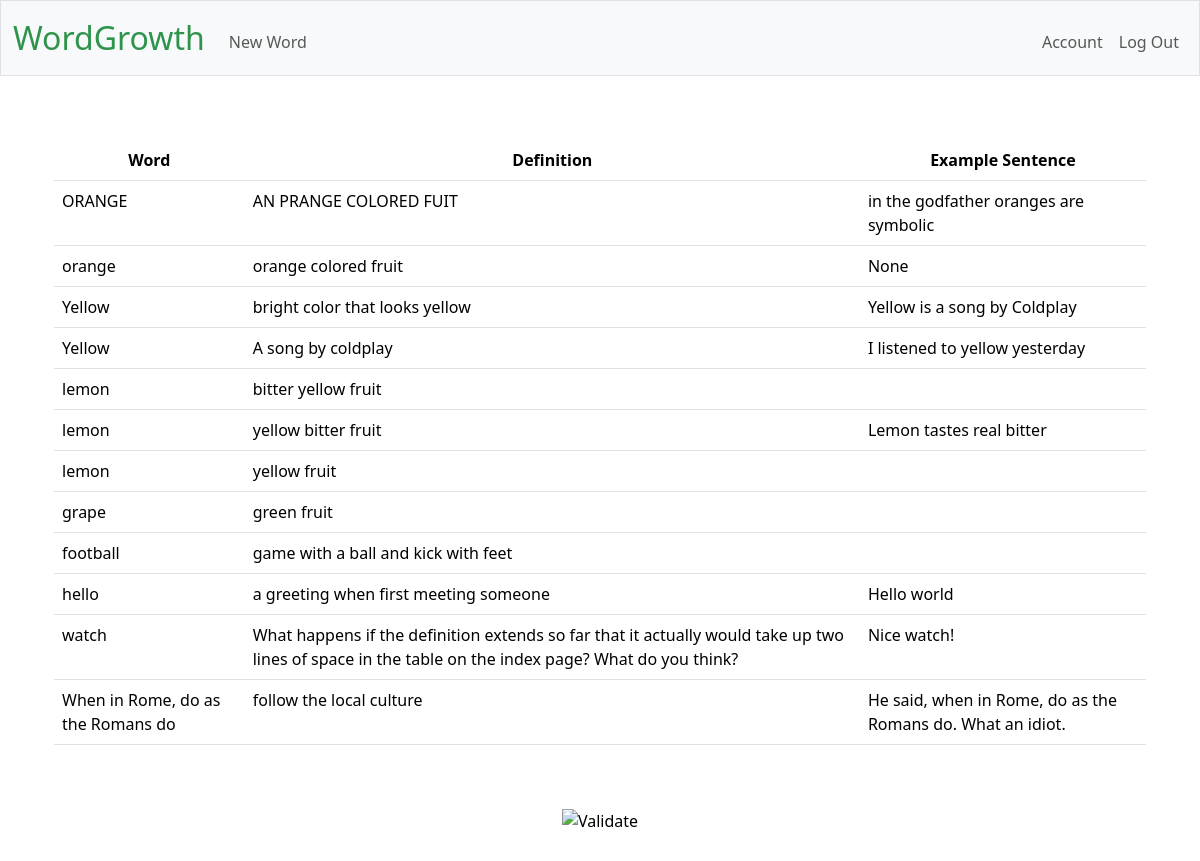
Page / (signed in) on the earlier database version.
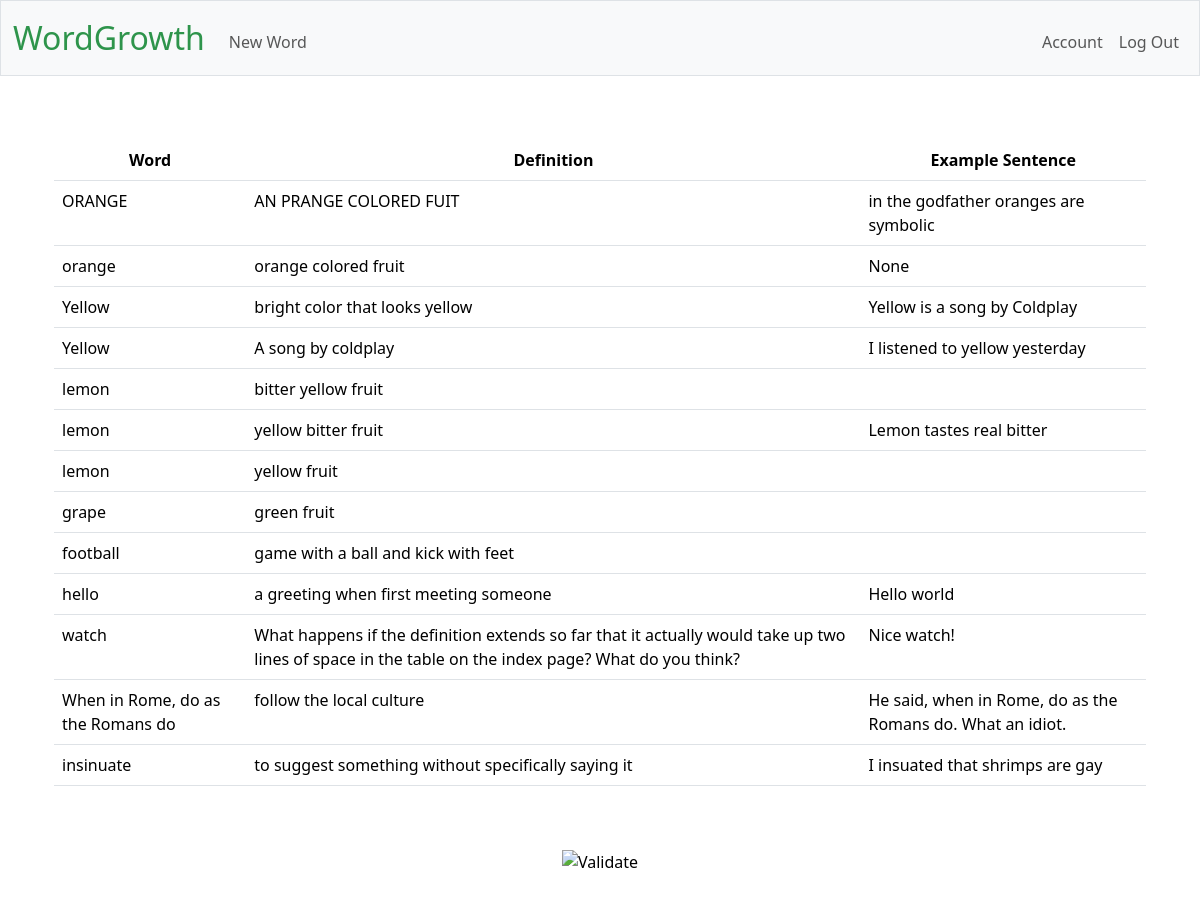
Same page on the later database version.
### tables this page shows
CREATE TABLE "vocabulary" (id INTEGER PRIMARY KEY AUTOINCREMENT, user_id INTEGER, word TEXT NOT NULL, definition TEXT, notes TEXT, example_sentence TEXT, example_media TEXT, FOREIGN KEY (user_id) REFERENCES users(id));

### app.py (the view)
@app.route("/")
def show_words():
    conn = get_db_connection()
    cursor = conn.cursor()
    if not session.get("user_id"):
        return redirect(url_for("login"))
    else:
        cursor.execute(
            "SELECT * FROM vocabulary WHERE user_id = ?", [session['user_id']]
            )
        conn.commit()
        rows = cursor.fetchall()
        return render_template("index.html", rows=rows)

### app.py (called while the page is built)
@app.teardown_appcontext
def close_db_connection(exception):
    db = g.pop('db', None)
    if db is not None:
        db.close()

### helpers.py (called while the page is built)
def get_db_connection():
    if 'db' not in g:
        g.db = sqlite3.connect(DATABASE)
        g.db.execute("PRAGMA foreign_keys = ON")  # Enables foreign key checks
        g.db.row_factory = sqlite3.Row # enables dictionaries to be returned not just tuples
    return g.db

### templates/index.html (shortened to what this page needs)
{% extends "layout.html" %}
{% block main %}
    <div class="container mt-3">
        <table class="table table-hover">
            <thead>
                <tr>
                    <th>Word</th>
                    <th>Definition</th>
                    <th>Example Sentence</th>
                </tr>
            </thead>
            <tbody>
                {% for row in rows %}
                <tr class="clickable-row" data-href="{{ url_for('word_view', word_id=row['id']) }}">
                    <td class="text-start">{{ row["word"] }}</td>
                    <td class="text-start">{{ row["definition"] }}</td>
                    <td class="text-start">{{ row["example_sentence"] }}</td>
                </tr>
                {% endfor %}
            </tbody>
        </table>
    </div>
{% endblock %}

### templates/layout.html (shortened to what this page needs)
<!DOCTYPE html>
<html lang="en">
    <head>
        <link rel="stylesheet" href="/static/styles.css">
        <link href="https://cdn.jsdelivr.net/npm/bootstrap@5.3.3/dist/css/bootstrap.min.css" rel="stylesheet"
>
    </head>
    <body>
        <nav class="bg-light border navbar navbar-expand-md navbar-light">
            <div class="container-fluid">
                <a class="navbar-brand" href="/"><span class="green">WordGrowth</span></a>
                <div class="collapse navbar-collapse" id="navbar">
                    {% if session["user_id"] %}
                        <ul class="navbar-nav me-auto mt-2">
                            <li class="nav-item"><a class="nav-link" href="/new_word">New Word</a></li>
                        </ul>
                        <ul class="navbar-nav ms-auto mt-2">
                            <li class="nav-item"><a class="nav-link" href="/account">Account</a></li>
                            <li class="nav-item"><a class="nav-link" href="/logout">Log Out</a></li>
                        </ul>
                    {% else %}
                        <ul class="navbar-nav ms-auto mt-2">
                            <li class="nav-item"><a class="nav-link" href="/register">Register</a></li>
                            <li class="nav-item"><a class="nav-link" href="/login">Log In</a></li>
                        </ul>
                    {% endif %}
                </div>
            </div>
        </nav>
        <main class="container py-5 text-center">
            {% block main %}{% endblock %}
        </main>
    </body>
    <footer class="mb-5">
        <form action="https://validator.w3.org/check" class="text-center" enctype="multipart/form-data" method="post" target="_blank">
            <input alt="Validate" src="/static/I_heart_validator.png" type="image">
        </form>
    </footer>
</html>

### static/styles.css (style rules this page uses)
nav .navbar-brand { font-size: xx-large; }
nav .navbar-brand .green { color: #2e944b; }

Differences in the rows shown:
added vocabulary: word "insinuate", definition "to suggest something without specifically saying it", example_sentence "I insuated that shrimps are gay"
